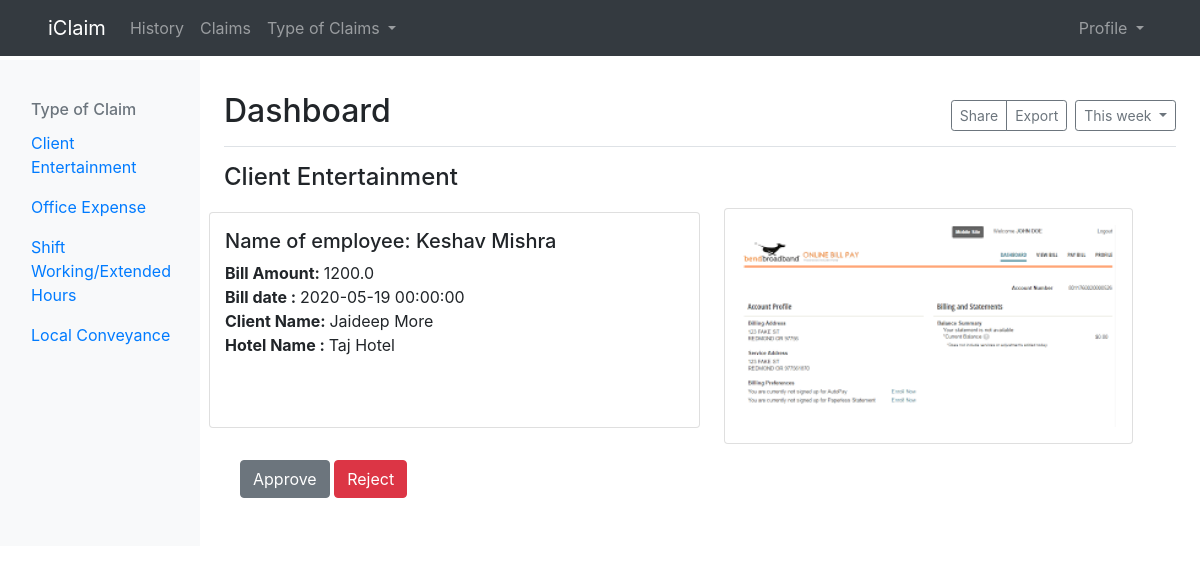
Screenshot of /claims/Client Entertainment/6/17 (signed in) with the database file from the repository.
### ClaimSettlementApp/models.py (models this page shows, shortened)
class Claims(db.Model):
    id = db.Column(db.Integer, primary_key = True)
    claim_type = db.Column(db.String)
    claim_id = db.Column(db.Integer)
    user_id = db.Column(db.Integer, db.ForeignKey('user.id'), nullable = False)
    approved = db.Column(db.Integer, default = 0)
    date_applied = db.Column(db.DateTime, nullable = False, default = datetime.utcnow)

class User(db.Model, UserMixin):
    id = db.Column(db.Integer, primary_key = True)
    email = db.Column(db.String(20), unique = True , nullable = False)
    first_name = db.Column(db.String(30), nullable = False)
    last_name = db.Column(db.String(30), nullable = False)
    password = db.Column(db.String(60), nullable = False)
    isAdmin = db.Column(db.Boolean, default = False)
    claims_made  = db.relationship('Claims', backref = 'claims', lazy = True)

class ClientEntertainmentClaim(db.Model):
    id = db.Column(db.Integer, primary_key = True)
    client_name = db.Column(db.String, nullable = False)
    hotel_name = db.Column(db.String, nullable = False)
    bill_amount = db.Column(db.Float, nullable = False)
    bill_date = db.Column(db.DateTime, nullable = False)
    bill_image = db.Column(db.String)

### ClaimSettlementApp/routes.py (the view)
@app.route("/claims/<string:type_of_claim>/<int:claim_id>/<int:claim>")
@login_required
def view_claim(type_of_claim,claim_id,claim):
    if current_user.isAdmin:
        if type_of_claim == "Extended Working Hours":
            mapped = Claims.query.filter_by(id = claim).first()
            user = User.query.filter_by(id = mapped.user_id).first()
            clients_claim = ExtendedHoursClaim.query.filter_by(id = claim_id).first()
        elif type_of_claim == "Local Conveyance":
            mapped = Claims.query.filter_by(id = claim).first()
            user = User.query.filter_by(id = mapped.user_id).first()
            clients_claim = LocalConveyanceClaim.query.filter_by(id = claim_id).first()
        elif type_of_claim == "Client Entertainment":
            mapped = Claims.query.filter_by(id = claim).first()
            user = User.query.filter_by(id = mapped.user_id).first()
            clients_claim = ClientEntertainmentClaim.query.filter_by(id = claim_id).first()
        elif type_of_claim == "Office Expenses":
            mapped = Claims.query.filter_by(id = claim).first()
            user = User.query.filter_by(id = mapped.user_id).first()
            clients_claim = OfficeExpensesClaim.query.filter_by(id = claim_id).first()
        return render_template('display_claim.html',user = user, mapped = mapped, clients_claim = clients_claim )
    else:
        return "URL NOT FOUND"

### ClaimSettlementApp/models.py (called while the page is built)
@login_manager.user_loader
def load_user(user_id):
    return User.query.get(int(user_id))

### ClaimSettlementApp/templates/display_claim.html (shortened to what this page needs)
{% extends "layout.html" %}
{% block content %}
      <div class="row">
          <div class="col-lg-12 mb-2">
            <h4>{{ mapped.claim_type }}</h4>
          </div>
          <div class="card col-6 mt-1 mb-3 pt-3 ml">
            <h5>Name of employee: {{ user.first_name + " " + user.last_name }}</h5>
            <p>
            {% if clients_claim.bill_amount %}
              <strong>Bill Amount: </strong>{{ clients_claim.bill_amount }}<br>
            {% endif %}
            {% if clients_claim.bill_date %}
              <strong>Bill date : </strong>{{ clients_claim.bill_date }}<br>
            {% endif %}
            {% if clients_claim.client_name %}
                <strong>Client Name: </strong> {{ clients_claim.client_name }}<br>
                <strong>Hotel Name : </strong> {{ clients_claim.hotel_name }}<br>
            {% endif %}
            </p>
          </div>
          <div id="carouselExampleControls" class="card col-5 ml-4 p-3 carousel slide" data-ride="carousel">
            <a href="{{ url_for('static', filename = 'bills/' + clients_claim.bill_image ) }}"  class="carousel-inner">
              <div class="carousel-item active">
                <img src="{{ url_for('static', filename = 'bills/' + clients_claim.bill_image ) }}" class="d-block w-100" alt="...">
               </div>
              </a>
          </div>
          <div class="col-12 mt-3 mb-5 ml-3">
            <a class = "btn btn-secondary" href = "{{ url_for('approve_claim', approved = 1,type_of_claim = mapped.claim_type, claim_id = mapped.claim_id, claim = mapped.id) }}">Approve</a>
            <a class = "btn btn-danger"  href = "{{ url_for('approve_claim', approved = 2, type_of_claim = mapped.claim_type, claim_id = mapped.claim_id, claim = mapped.id) }}">Reject</a>
          </div>
      </div>
{% endblock content %}

### rows the page displays
Claims: claim_type "Client Entertainment"
User: first_name+last_name "Keshav Mishra"
ClientEntertainmentClaim: bill_amount "1200.0", bill_date "2020-05-19 00:00:00", client_name "Jaideep More", hotel_name "Taj Hotel", bill_image (picture)
